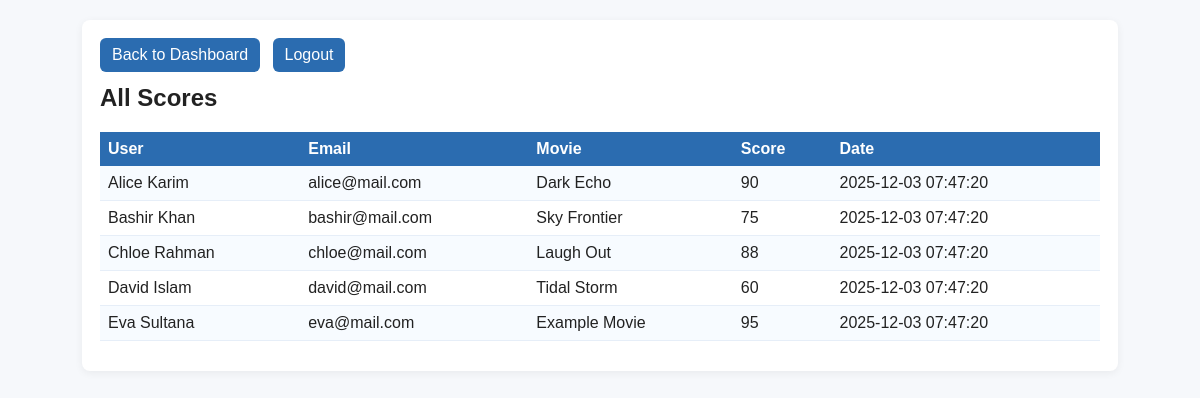
The app's page /manager_view_scores.php (signed in) with its own data.
### tables this page shows
CREATE TABLE scores (
  score_id INT AUTO_INCREMENT PRIMARY KEY,
  user_id INT NOT NULL,
  movie_id INT NOT NULL,
  score INT NOT NULL,
  score_date DATETIME NOT NULL DEFAULT CURRENT_TIMESTAMP,
  FOREIGN KEY (user_id) REFERENCES users(user_id) ON DELETE CASCADE,
  FOREIGN KEY (movie_id) REFERENCES movies(movie_id) ON DELETE CASCADE,
  UNIQUE KEY uq_user_movie (user_id, movie_id)
);

CREATE TABLE users (
  user_id INT AUTO_INCREMENT PRIMARY KEY,
  name VARCHAR(100) NOT NULL,
  phone VARCHAR(30),
  email VARCHAR(150) NOT NULL UNIQUE,
  password VARCHAR(255) NOT NULL,
  is_approved TINYINT(1) NOT NULL DEFAULT 0
);

CREATE TABLE movies (
  movie_id INT AUTO_INCREMENT PRIMARY KEY,
  title VARCHAR(255) NOT NULL,
  showtime DATETIME NOT NULL,
  release_date DATE,
  price_per_seat DECIMAL(8,2) NOT NULL DEFAULT 0.00,
  total_seats INT NOT NULL DEFAULT 0,
  theater_id INT NOT NULL,
  genre VARCHAR(100),
  duration VARCHAR(50),
  FOREIGN KEY (theater_id) REFERENCES theaters(theater_id) ON DELETE CASCADE
);

### manager_view_scores.php (the view, shortened to what this page needs)
<?php
require 'db.php';
$sql = "SELECT s.score_id, s.score, s.score_date,
               u.name AS user_name, u.email,
               m.title AS movie_title
        FROM scores s
        JOIN users u ON s.user_id = u.user_id
        JOIN movies m ON s.movie_id = m.movie_id
        ORDER BY s.score_date DESC";
$res = $mysqli->query($sql);
?>
<!doctype html>
<html>
<head><meta charset="utf-8"><title>View Scores</title><link rel="stylesheet" href="style.css"></head>
<body>
<div class="container">
  <div class="nav">
    <a class="button" href="manager_dashboard.php">Back to Dashboard</a>
    <a class="button" href="logout.php">Logout</a>
  </div>
  <h2>All Scores</h2>
  <table>
    <tr>
      <th>User</th><th>Email</th><th>Movie</th><th>Score</th><th>Date</th>
    </tr>
    <?php while($row = $res->fetch_assoc()): ?>
    <tr>
      <td><?php echo htmlspecialchars($row['user_name']); ?></td>
      <td><?php echo htmlspecialchars($row['email']); ?></td>
      <td><?php echo htmlspecialchars($row['movie_title']); ?></td>
      <td><?php echo (int)$row['score']; ?></td>
      <td><?php echo htmlspecialchars($row['score_date']); ?></td>
    </tr>
    <?php endwhile; ?>
  </table>
</div>
</body>
</html>

### style.css (style rules this page uses)
body { font-family: Arial, Helvetica, sans-serif; background: #f6f8fb; margin: 0; padding: 20px; color: #222; }
.container { max-width: 1000px; margin: 0 auto; background: #fff; padding: 18px; border-radius: 8px; box-shadow: 0 2px 8px rgba(0,0,0,0.06); }
h1,h2 { margin-top: 0; }
table { width: 100%; border-collapse: collapse; margin-bottom: 12px; }
th { background: #2b6cb0; color: white; padding: 8px; text-align: left; }
td { padding: 8px; border-bottom: 1px solid #e6eef8; }
tr:nth-child(even) td { background: #f7fbff; }
tr:nth-child(odd) td { background: #ffffff; }
.button { display: inline-block; padding: 8px 12px; border-radius: 6px; text-decoration: none; background: #2b6cb0; color: white; border: 0; cursor: pointer; }
.nav { margin-bottom: 12px; }
.nav a { margin-right: 8px; }

### records on screen
scores: user.name "Alice Karim", user.email "alice@mail.com", movie.title "Dark Echo", score "90", score_date "2025-12-03 07:47:20"
scores: user.name "Bashir Khan", user.email "bashir@mail.com", movie.title "Sky Frontier", score "75", score_date "2025-12-03 07:47:20"
scores: user.name "Chloe Rahman", user.email "chloe@mail.com", movie.title "Laugh Out", score "88", score_date "2025-12-03 07:47:20"
scores: user.name "David Islam", user.email "david@mail.com", movie.title "Tidal Storm", score "60", score_date "2025-12-03 07:47:20"
scores: user.name "Eva Sultana", user.email "eva@mail.com", movie.title "Example Movie", score "95", score_date "2025-12-03 07:47:20"
